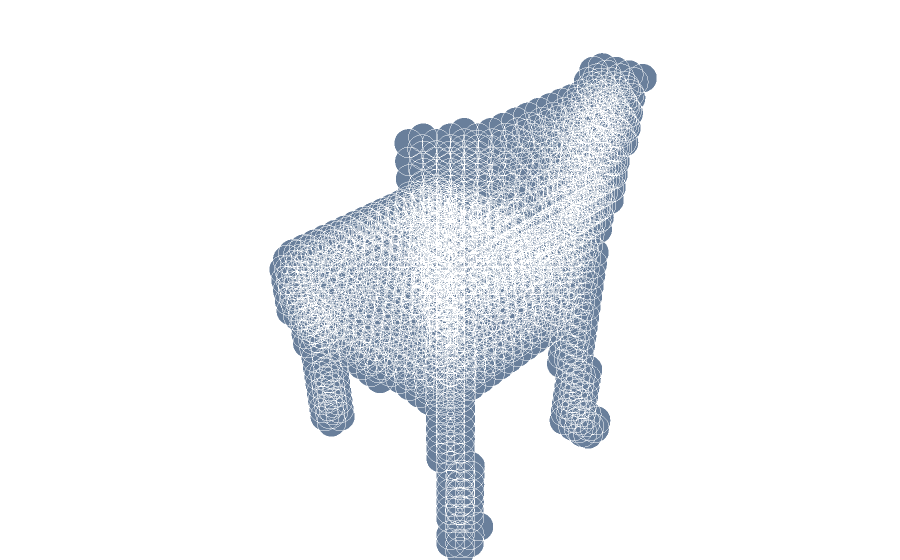

Source (notebook cell):
### Code cell
modelnet10 = np.load('ModelNet10/voxels.npy',allow_pickle=True).item()
idx = random.choice(range(len(modelnet10['train']['labels'])))
print(modelnet10['train']['labels'][idx])
plot_vol(modelnet10['train']['data'][idx])

### Figure 1 — Plotly figure (JSON) as saved in the notebook; plotly's stock layout.template omitted (floating-point values rounded to 4 significant figures; data arrays with more than 128 entries replaced by an {"elided": "..."} marker saying what was removed)
{"data": [{"marker": {"color": "rgb(105, 127, 155)", "line": {"color": "rgba(217, 217, 217, 0.14)", "width": 0.5}, "opacity": 1, "size": 10}, "mode": "markers", "type": "scatter3d", "x": {"elided": "1790 int values"}, "y": {"elided": "1790 int values"}, "z": {"elided": "1790 int values"}}], "layout": {"autosize": true, "margin": {"b": 0, "l": 0, "r": 0, "t": 0}, "scene": {"aspectmode": "auto", "aspectratio": {"x": 0.7628, "y": 0.9423, "z": 1.391}, "xaxis": {"type": "linear", "visible": false}, "yaxis": {"type": "linear", "visible": false}, "zaxis": {"type": "linear", "visible": false}}}}
